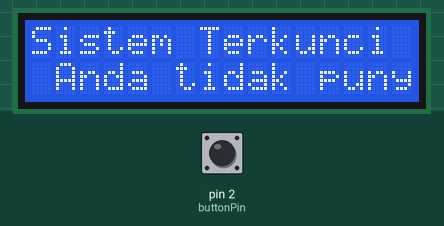
Simulated run of this sketch. Board: Arduino Uno, built with avr-gcc and run on an emulated ATmega328P. Shown: 16×2 character LCD. Inputs (shaded band) come from the test bench; at power-on: pin 2 (buttonPin) LOW.

Above: at 2.2 s.
2.3 s: pin 2 (buttonPin) pulled HIGH for 2.9 s
At 5.5 s:
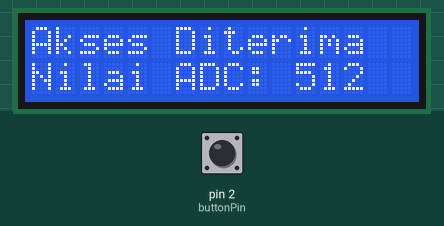
At 9.9 s:
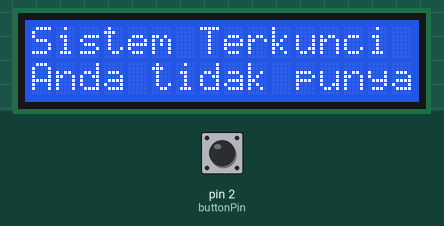
Timing chart, 0 to 11.4 s (numbered marks = the images above; inputs shaded):
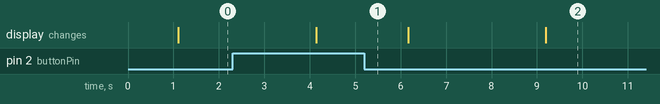

Measured:
- after the input at 2.3 s, the display: changes after 1.8 s (image 1)

The sketch:

sketch_apr23a.ino
```cpp
#include <Wire.h>
#include <LiquidCrystal_I2C.h>

LiquidCrystal_I2C lcd(0x27, 16, 2);

const int potPin = A0;
const int buttonPin = 2;
String message = " Anda tidak punya Akses";

void setup() {
  lcd.init();
  lcd.backlight();
  pinMode(buttonPin, INPUT);

  lcd.setCursor(0, 0);
  lcd.print("Sistem Siap");
  delay(1000);
}

void loop() {
  int buttonState = digitalRead(buttonPin);

  if (buttonState == HIGH) {
    // Jika tombol ditekan, tampilkan nilai ADC
    int adcValue = analogRead(potPin);
    lcd.clear();
    lcd.setCursor(0, 0);
    lcd.print("Akses Diterima");
    lcd.setCursor(0, 1);
    lcd.print("Nilai ADC: ");
    lcd.print(adcValue);
    delay(2000);
  }
  else {
    // Jika tombol tidak ditekan, pesan bergeser (Scrolling)
    lcd.clear();
    lcd.setCursor(0, 0);
    lcd.print("Sistem Terkunci");

    for (int i = 0; i < message.length(); i++) {
      if(digitalRead(buttonPin) == HIGH) break;

      lcd.setCursor(0, 1);
      String displayMsg = message.substring(i) + message.substring(0, i);
      lcd.print(displayMsg.substring(0, 16));
      delay(3000);
    }
  }
}
```
